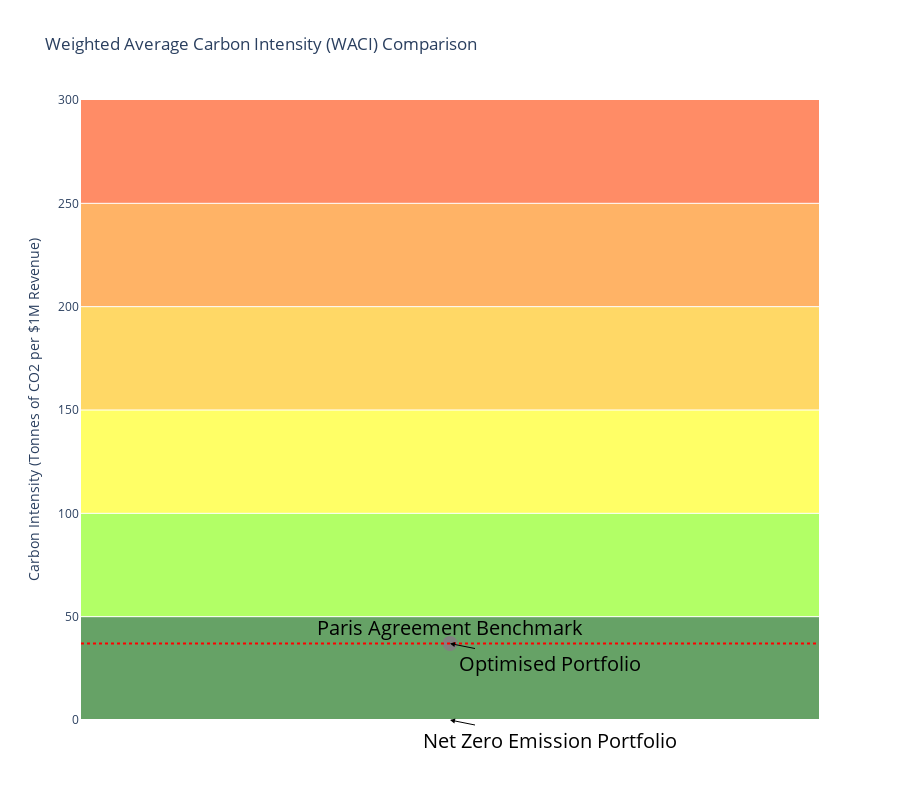

The cell this chart's notebook holds for it:
### Code cell
optimised_waci = optimized_df['WACI'].values[0]

# Define the WACI thresholds for different levels (example values)
thresholds = {
    "Optimised Portfolio": optimised_waci,  # Current WACI result
    "Net Zero Emission Portfolio": 0
}

# Define colors and levels for the background
colors = ['darkgreen', '#7FFF00', '#FFFF00', '#FFBF00', '#FF8000', '#FF4000']
levels = [0, 50, 100, 150, 200, 250, 300]  # Adjusted levels to match the number of colors

# Create the figure
fig = go.Figure()

# Add background color segments
for i in range(len(colors)):
    fig.add_shape(
        type="rect",
        x0=0, x1=1,
        y0=levels[i], y1=levels[i+1],
        fillcolor=colors[i],
        opacity=0.6,
        layer="below",
        line_width=0
    )

# Plot the WACI result
fig.add_trace(go.Scatter(
    x=[0.5],
    y=[optimised_waci],
    mode='markers',
    marker=dict(size=15, color='grey'),
    name='Optimised Portfolio',
    hovertemplate=f'WACI: {optimised_waci}<extra></extra>'
))

# Add arrows and text labels
for label, level in thresholds.items():
    if level >= 0:  # Only add labels for non-negative levels
        fig.add_annotation(
            x=0.5,
            y=level,
            xref="paper",
            yref="y",
            text=label,
            showarrow=True,
            arrowhead=2,
            arrowsize=1,
            arrowwidth=1,
            arrowcolor='black',
            ax=100,
            ay=20,
            font=dict(size=20, color='black')  # Increased font size
        )

# Add a horizontal dotted line at 37
fig.add_shape(
    type="line",
    x0=0, x1=1,
    y0=37, y1=37,
    line=dict(
        color="red",
        width=2,
        dash="dot",
    )
)

# Add annotation for the dotted line
fig.add_annotation(
    x=0.5,
    y=45,
    xref="paper",
    yref="y",
    text="Paris Agreement Benchmark",
    showarrow=False,
    font=dict(size=20, color='black')  # Increased font size
)

# Update layout
fig.update_layout(
    title='Weighted Average Carbon Intensity (WACI) Comparison',
    xaxis=dict(showticklabels=False, showgrid=False, zeroline=False),
    yaxis=dict(title='Carbon Intensity (Tonnes of CO2 per $1M Revenue)', range=[0, 300]),
    showlegend=False,
    plot_bgcolor='white',
    height=800,
  # Adjust height for better visibility
)

# Display the plot
fig.show()

### Figure 1 — Plotly figure (JSON) as saved in the notebook; plotly's stock layout.template omitted (floating-point values rounded to 4 significant figures)
{"data": [{"hovertemplate": "WACI: 36.99999999968335<extra></extra>", "marker": {"color": "grey", "size": 15}, "mode": "markers", "name": "Optimised Portfolio", "type": "scatter", "x": [0.5], "y": [37.0]}], "layout": {"annotations": [{"arrowcolor": "black", "arrowhead": 2, "arrowsize": 1, "arrowwidth": 1, "ax": 100, "ay": 20, "font": {"color": "black", "size": 20}, "showarrow": true, "text": "Optimised Portfolio", "x": 0.5, "xref": "paper", "y": 37.0, "yref": "y"}, {"arrowcolor": "black", "arrowhead": 2, "arrowsize": 1, "arrowwidth": 1, "ax": 100, "ay": 20, "font": {"color": "black", "size": 20}, "showarrow": true, "text": "Net Zero Emission Portfolio", "x": 0.5, "xref": "paper", "y": 0, "yref": "y"}, {"font": {"color": "black", "size": 20}, "showarrow": false, "text": "Paris Agreement Benchmark", "x": 0.5, "xref": "paper", "y": 45, "yref": "y"}], "height": 800, "plot_bgcolor": "white", "shapes": [{"fillcolor": "darkgreen", "layer": "below", "line": {"width": 0}, "opacity": 0.6, "type": "rect", "x0": 0, "x1": 1, "y0": 0, "y1": 50}, {"fillcolor": "#7FFF00", "layer": "below", "line": {"width": 0}, "opacity": 0.6, "type": "rect", "x0": 0, "x1": 1, "y0": 50, "y1": 100}, {"fillcolor": "#FFFF00", "layer": "below", "line": {"width": 0}, "opacity": 0.6, "type": "rect", "x0": 0, "x1": 1, "y0": 100, "y1": 150}, {"fillcolor": "#FFBF00", "layer": "below", "line": {"width": 0}, "opacity": 0.6, "type": "rect", "x0": 0, "x1": 1, "y0": 150, "y1": 200}, {"fillcolor": "#FF8000", "layer": "below", "line": {"width": 0}, "opacity": 0.6, "type": "rect", "x0": 0, "x1": 1, "y0": 200, "y1": 250}, {"fillcolor": "#FF4000", "layer": "below", "line": {"width": 0}, "opacity": 0.6, "type": "rect", "x0": 0, "x1": 1, "y0": 250, "y1": 300}, {"line": {"color": "red", "dash": "dot", "width": 2}, "type": "line", "x0": 0, "x1": 1, "y0": 37, "y1": 37}], "showlegend": false, "title": {"text": "Weighted Average Carbon Intensity (WACI) Comparison"}, "xaxis": {"showgrid": false, "showticklabels": false, "zeroline": false}, "yaxis": {"range": [0, 300], "title": {"text": "Carbon Intensity (Tonnes of CO2 per $1M Revenue)"}}}}
